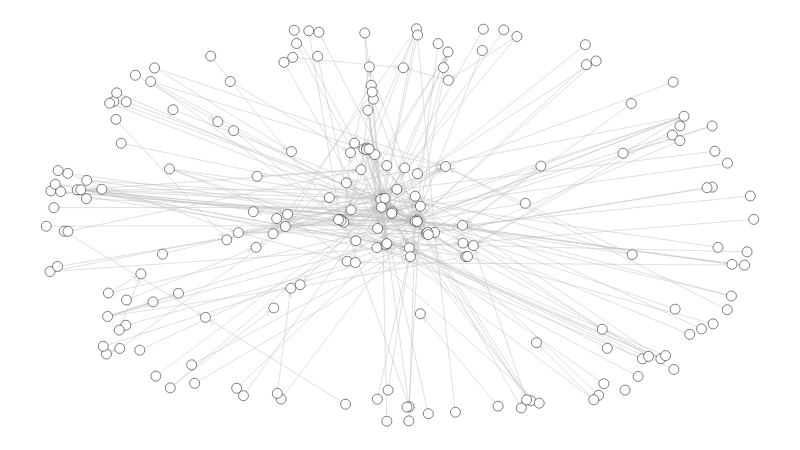

Write notebook code for a chart like this one.
### Code cell
nodes_raw = sn.load_graph('quantum_V01.gml', has_pos=False)
for i in range(len(edges)):
    edges[i] =  (int(edges[i][0]),int(edges[i][1]))
    
nodes = nx.edge_subgraph(nodes_raw, edges)
nodes = nodes.reverse()

#Perguntas aceitas
#Para mudar a analise para o grafo de arestas dadas por pergunta escolhida, altere a variavel flag abaixo para True
flag = True

accepted = [] #{postid : acceptedanswerid}
for i in posts.posts.row:
    if(i["AcceptedAnswerId"] != None):
        accepted.append((int(postuser[i["Id"]]),int(postuser[i["AcceptedAnswerId"]])))
anodes = nx.edge_subgraph(nodes, accepted)

if(flag):
    nodes = anodes

sn.show_graph(nodes, nlab=False)

### Figure 1 — Plotly figure (JSON) as saved in the notebook; plotly's stock layout.template omitted (floating-point values rounded to 4 significant figures; data arrays with more than 128 entries replaced by an {"elided": "..."} marker saying what was removed)
{"data": [{"hoverinfo": "none", "line": {"color": "rgb(192, 192, 192)", "width": 0.5}, "mode": "lines", "type": "scatter", "uid": "540aab22-f858-11e8-8eb9-0c5415a87eaa", "x": {"elided": "2673 float values"}, "y": {"elided": "2673 float values"}}, {"hoverinfo": "none", "marker": {"color": "rgb(255, 255, 255)", "line": {"color": "rgb(0, 0, 0)", "width": 0.5}, "size": 10}, "mode": "markers+text", "text": [], "textfont": {"color": "rgb(0, 0, 0)"}, "textposition": "top center", "type": "scatter", "uid": "540aab23-f858-11e8-abad-0c5415a87eaa", "x": {"elided": "197 float values"}, "y": {"elided": "197 float values"}}], "layout": {"height": 450, "margin": {"b": 0, "l": 0, "r": 0, "t": 0}, "showlegend": false, "width": 800, "xaxis": {"showgrid": false, "showticklabels": false, "zeroline": false}, "yaxis": {"showgrid": false, "showticklabels": false, "zeroline": false}}}
